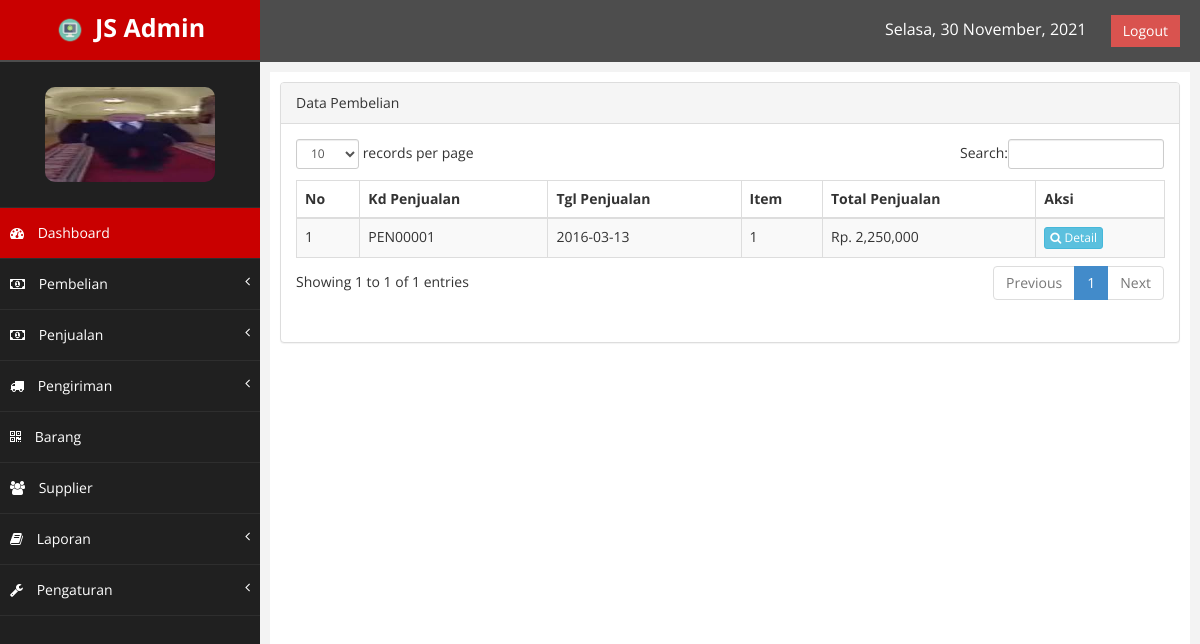
Before: /index.php?page=penjualan (signed in) with the older database file.
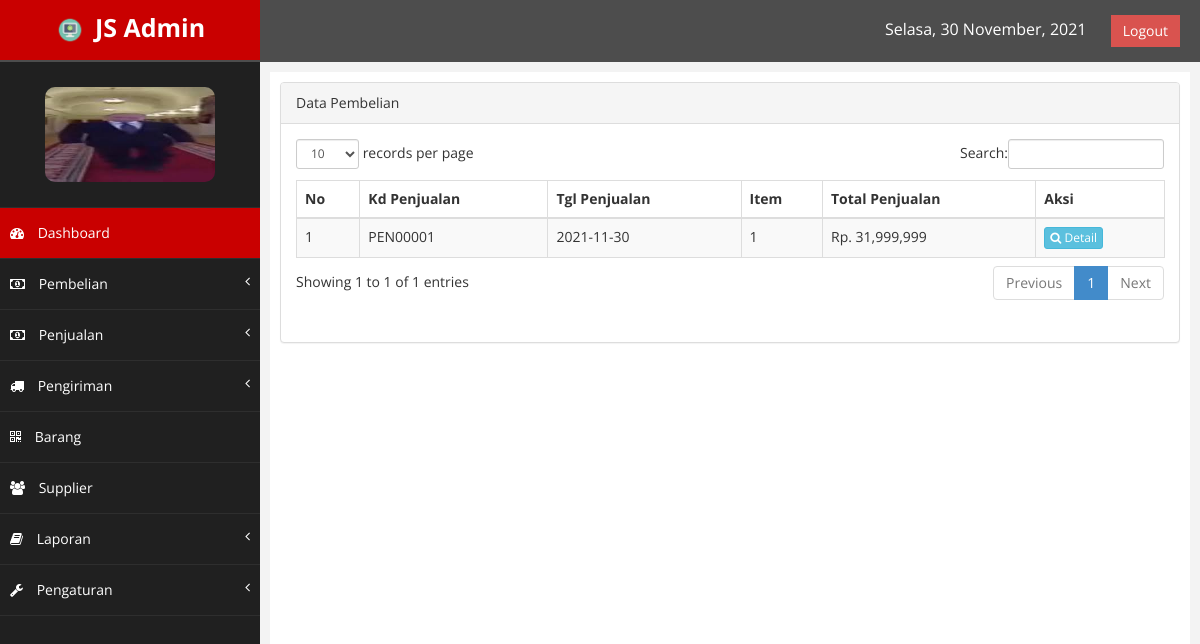
After: the same page with the newer database file.
### tables this page shows
CREATE TABLE IF NOT EXISTS `penjualan` (
  `kd_penjualan` char(8) NOT NULL,
  `tgl_penjualan` date NOT NULL,
  `kd_admin` int(6) NOT NULL,
  `dibayar` double NOT NULL,
  `total_penjualan` double NOT NULL,
  PRIMARY KEY (`kd_penjualan`),
  KEY `kd_admin` (`kd_admin`)
);

### class/class.php (called while the page is built, shortened)
<?php
	class Penjualan extends Barang {
		public function tampil_penjualan(){
			$qry = mysql_query("SELECT * FROM penjualan ORDER BY kd_penjualan DESC");
			while ($pecah = mysql_fetch_array($qry)) {
				$data[]=$pecah;
			}
			$hitung = mysql_num_rows($qry);
			if ($hitung > 0) {
				return $data;
			}
			else{
				error_reporting(0);
			}
		}
		public function hitung_item_penjualan($kdpenjualan){
			$qry = mysql_query("SELECT count(*) as jumlah FROM d_penjualan WHERE kd_penjualan = '$kdpenjualan'");
			$pecah = mysql_fetch_array($qry);
			return $pecah;
		}
	}
	$penjualan = new Penjualan();
?>

### penjualan.php (the view)
<div class="row">
    <div class="col-md-12">
        <div class="panel panel-default">
            <div class="panel-heading">
                Data Pembelian
            </div>
            <div class="panel-body">
                <div class="table">
                    <table class="table table-striped table-bordered table-hover" id="tabelku">
                        <thead>
                            <tr>
                                <th>No</th>
                                <th>Kd Penjualan</th>
                                <th>Tgl Penjualan</th>
                                <th>Item</th>
                                <th>Total Penjualan</th>
                                <th>Aksi</th>
                            </tr>
                        </thead>
                        <tbody>
                            <?php
                                $pen = $penjualan->tampil_penjualan();
                                foreach ($pen as $index => $data) {
                                    $jumlahb = $penjualan->hitung_item_penjualan($data['kd_penjualan']);
                            ?>
                            <tr class="odd gradeX">
                                <td><?php echo $index + 1; ?></td>
                                <td><?php echo $data['kd_penjualan']; ?></td>
                                <td><?php echo $data['tgl_penjualan']; ?></td>
                                <td><?php echo $jumlahb['jumlah']; ?></td>
                                <td>Rp. <?php echo number_format($data['total_penjualan']); ?></td>
                                <td>
                                    <a href="nota/cetakdetailpenjualan.php?kdpenjualan=<?php echo $data['kd_penjualan']; ?>" target="_BLANK" class="btn btn-info btn-xs"><i class="fa fa-search"></i> Detail</a>
                                </td>
                            </tr>
                            <?php } ?>
                        </tbody>
                    </table>
                </div>
            </div>
        </div>
    </div>
</div>

Changed rows visible on the page:
changed penjualan "PEN00001": tgl_penjualan "2016-03-13" → "2021-11-30"; total_penjualan "2,250,000" → "31,999,999"
